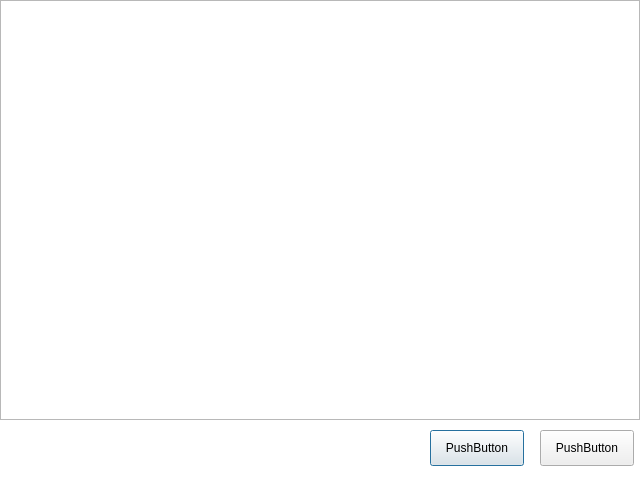
<?xml version="1.0" encoding="UTF-8"?>
<ui version="4.0">
 <class>Gamers</class>
 <widget class="QDialog" name="Gamers">
  <property name="geometry">
   <rect>
    <x>0</x>
    <y>0</y>
    <width>640</width>
    <height>480</height>
   </rect>
  </property>
  <property name="windowTitle">
   <string>Gamers</string>
  </property>
  <property name="styleSheet">
   <string notr="true">QDialog {	background: white;}</string>
  </property>
  <property name="windowFilePath">
   <string/>
  </property>
  <widget class="QPushButton" name="okay">
   <property name="geometry">
    <rect>
     <x>430</x>
     <y>430</y>
     <width>94</width>
     <height>36</height>
    </rect>
   </property>
   <property name="text">
    <string>PushButton</string>
   </property>
  </widget>
  <widget class="QPushButton" name="cancel">
   <property name="geometry">
    <rect>
     <x>540</x>
     <y>430</y>
     <width>94</width>
     <height>36</height>
    </rect>
   </property>
   <property name="text">
    <string>PushButton</string>
   </property>
  </widget>
  <widget class="QTableView" name="gamerTableView">
   <property name="geometry">
    <rect>
     <x>0</x>
     <y>0</y>
     <width>640</width>
     <height>420</height>
    </rect>
   </property>
  </widget>
 </widget>
 <resources/>
 <connections/>
</ui>
